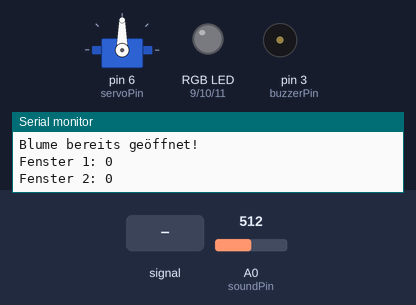
Recording of a sketch running on a simulated Arduino Uno, built with avr-gcc and run on an emulated ATmega328P. Parts: servo, an RGB LED mixed from three pins (HIGH = lit), buzzer (waves = sounding), the last lines printed to the serial monitor. Inputs (shaded band) come from the test bench; at power-on: A0 (soundPin) = 512.

Above: at 1.2 s.
1.3 s: A0 (soundPin) fed a 200 Hz sine of ±81 counts around its level
At 2.63 s:
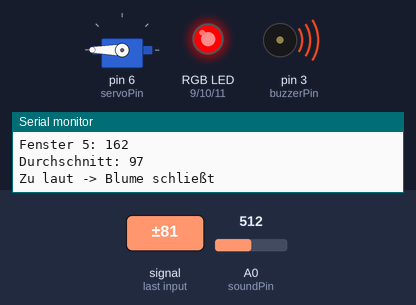
At 6.7 s:
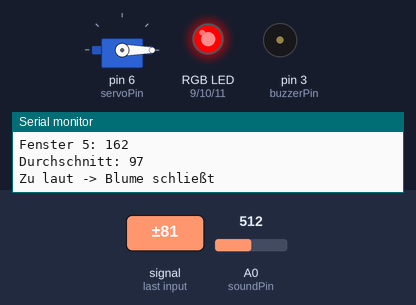
Timing chart, 0 to 8.2 s (numbered marks = the images above; inputs shaded):
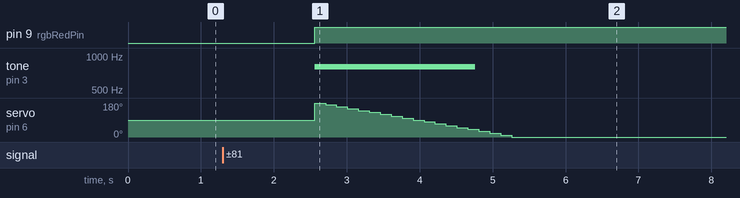

Measured:
- after the input at 1.3 s, pin 9 (rgbRedPin): LOW → HIGH after 1.3 s; pin 10 (rgbGreenPin): stays LOW (without the input it goes to HIGH after 1.3 s)

The sketch:

main.ino
```cpp
#include <Servo.h>

// ---------------------- Pins ----------------------

const int soundPin = A0;

const int servoPin = 6;
const int buzzerPin = 3;

const int rgbRedPin = 9;
const int rgbGreenPin = 10;
const int rgbBluePin = 11;

// ---------------------- Einstellungen ----------------------

const int WINDOW_COUNT = 5;
const int SAMPLE_COUNT = 100;
const int SAMPLE_DELAY = 5;

// Schwellwerte (ggf. anpassen)
const int OPEN_THRESHOLD = 60;
const int CLOSE_THRESHOLD = 80;

// ---------------------- Globale Variablen ----------------------

Servo myservo;

bool flowerOpen = true;

// ---------------------- Setup ----------------------

void setup() {

  Serial.begin(9600);

  pinMode(rgbRedPin, OUTPUT);
  pinMode(rgbGreenPin, OUTPUT);
  pinMode(rgbBluePin, OUTPUT);

  pinMode(buzzerPin, OUTPUT);

  myservo.attach(servoPin);

  openFlower();
}

// ---------------------- Servo ----------------------

void openFlower() {
  if (flowerOpen) {
    Serial.println("Blume bereits geöffnet!");
    return;
  };

  for(int i = 90; i >= -90; i -= 10) {
      myservo.write(90-i);
      delay(150);
    }

  flowerOpen = true;
}

void closeFlower() {
  if (!flowerOpen) {
    Serial.println("Blue bereits geschlossen!");
    return;
  };

  for(int i = -90; i <= 90; i += 10) {
      myservo.write(90-i);
      delay(150);
  }

  flowerOpen = false;
}

// ---------------------- RGB ----------------------

void changeRgbColor(byte red, byte green, byte blue) {

  analogWrite(rgbRedPin, red);
  analogWrite(rgbGreenPin, green);
  analogWrite(rgbBluePin, blue);
}

// ---------------------- Soundsensor ----------------------

int measureDifference() {

  int minimum = 1023;
  int maximum = 0;

  for (int i = 0; i < SAMPLE_COUNT; i++) {

    int value = analogRead(soundPin);

    if (value < minimum)
      minimum = value;

    if (value > maximum)
      maximum = value;

    delay(SAMPLE_DELAY);
  }

  return maximum - minimum;
}

int measureNoiseLevel() {

  long sum = 0;

  for (int i = 0; i < WINDOW_COUNT; i++) {

    int diff = measureDifference();

    Serial.print("Fenster ");
    Serial.print(i + 1);
    Serial.print(": ");
    Serial.println(diff);

    sum += diff;
  }

  return sum / WINDOW_COUNT;
}

// ---------------------- Hauptprogramm ----------------------

void loop() {

  int noise = measureNoiseLevel();

  Serial.print("Durchschnitt: ");
  Serial.println(noise);

  // ---------- LED ----------

  if (noise < OPEN_THRESHOLD) {

    // Grün
    changeRgbColor(0, 255, 0);

  } else if (noise < CLOSE_THRESHOLD) {

    // Magenta
    changeRgbColor(255,   0, 255); delay(1000); // Magenta

  } else {

    // Rot
    changeRgbColor(255, 0, 0);

  }

  // ---------- Blume ----------

  if (flowerOpen && noise > CLOSE_THRESHOLD) {

    Serial.println("Zu laut -> Blume schließt");

    tone(buzzerPin, 800, 2200);

    closeFlower();

  }

  else if (!flowerOpen && noise < OPEN_THRESHOLD) {

    Serial.println("Wieder ruhig -> Blume öffnet");

    openFlower();

  }

  delay(1000);
}
```
